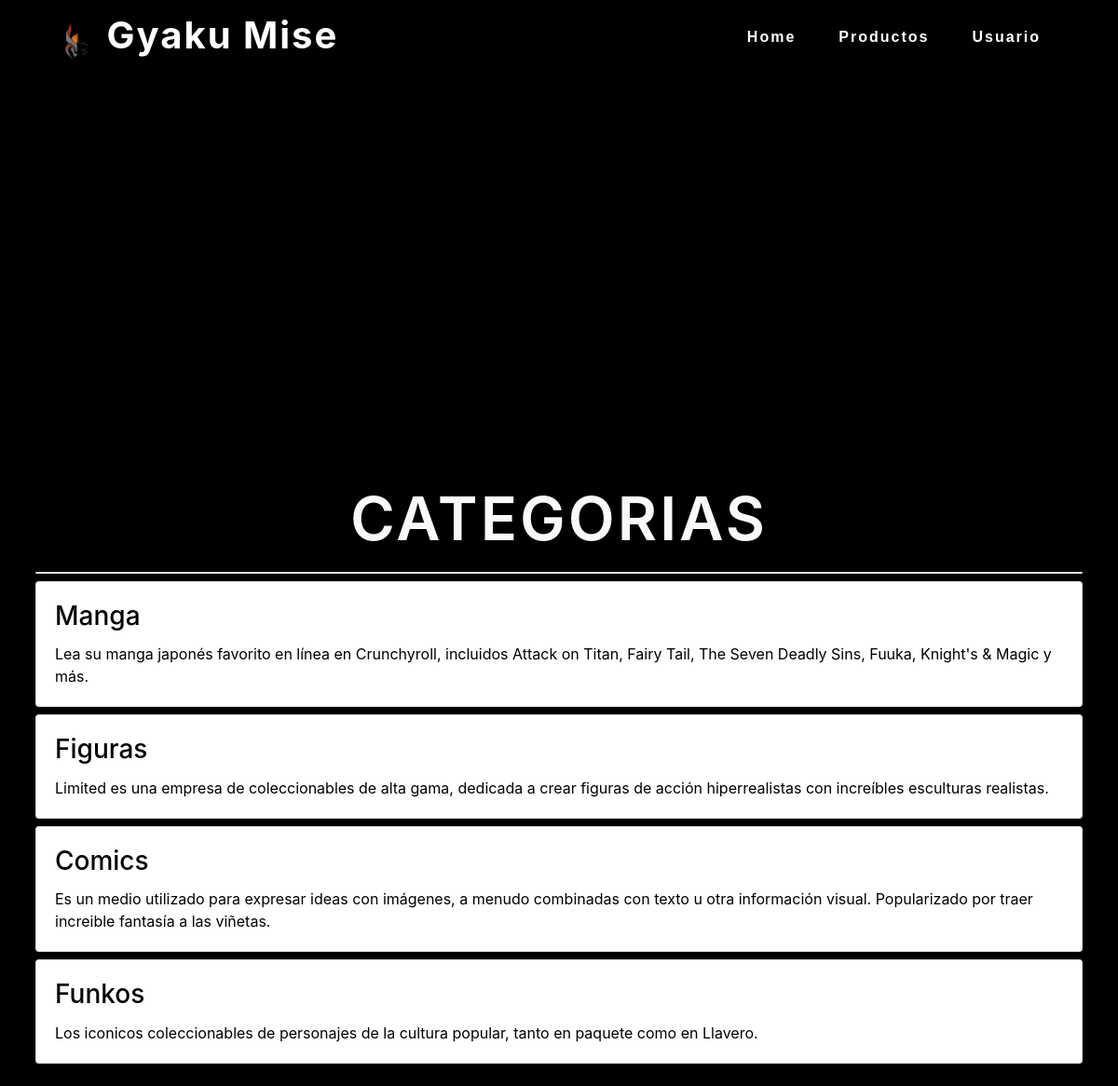
The app's page /categoria/ with its own data.
### general/models.py (models this page shows, shortened)
class Categoria(models.Model):
    nombre = models.CharField(max_length=200)
    descripcion = models.TextField(null=True)

### general/views.py (the view)
# urls.py: path('categoria/', views.ver_categoria, name='ver'),
def ver_categoria(request):
    categoria = Categoria.objects.all()
    return render(request, 'general/vistacate.html', {'categoria': categoria})

### general/templates/general/vistacate.html (shortened to what this page needs)
{% extends 'general/base.html' %}
{% load static %}
{% block content %}
<link rel="stylesheet" href="https://stackpath.bootstrapcdn.com/bootstrap/4.5.2/css/bootstrap.min.css">
<html>
<head>
</head>
<section style="height: 500px;">
<div class="video-container">
    <div class="columns is-centered">
        <div>
        <video autoplay muted preload="auto" loop width="900" height="100">
            <source src="{% static 'imagen/mylivewallpapers.com-Sad-Lamia-4K.mp4' %}" type="video/mp4">
        </video>
        </div>
    </div>
</div>
</section>
<section>
    <div class="container h-auto mw-100" style="background-color: #000000; height: 800px;">
    <div class="d-flex align-items-center flex-column mb-3">
        <div class="container mw-70 mb-auto p-2">
            <div class="card text-center text-light fw-semibold"
            style="background: rgba(255, 255, 255, 0);
            border: none;
            font-size: 65px;
            letter-spacing: 3px;">
            CATEGORIAS</div>
            <div class="card text-center mt-2 mw-100">
            </div>
            {% for categoria in categoria %}
            <div class="card text-start text-black mt-2 mw-100">
                    <div class="card-body">
                        <h3 class="card-title">{{ categoria.nombre }}</h3>
                        <p class="card-text">{{ categoria.descripcion }}</p>
                    </div>
            </div>
            {% endfor %}
        </div>
    </div>
    </div>
</section>
</html>
{% endblock %}

### general/templates/general/vistacate.html (style rules this page uses)
body { background-color: #000; color: #fff; position: relative; }
.video-container { position: relative; }
video { width: 100%; height: auto; }

### records on screen
Categoria: nombre "Manga", descripcion "Lea su manga japonés favorito en línea en Crunchyroll, incluidos Attack on Titan, Fairy Tail, The Seven Deadly Sins, Fuuka, Knight's & Magic y más."
Categoria: nombre "Figuras", descripcion "Limited es una empresa de coleccionables de alta gama, dedicada a crear figuras de acción hiperrealistas con increíbles esculturas realistas."
Categoria: nombre "Comics", descripcion "Es un medio utilizado para expresar ideas con imágenes, a menudo combinadas con texto u otra información visual. Popularizado por traer increible fantasía a las viñetas."
Categoria: nombre "Funkos", descripcion "Los iconicos coleccionables de personajes de la cultura popular, tanto en paquete como en Llavero."
